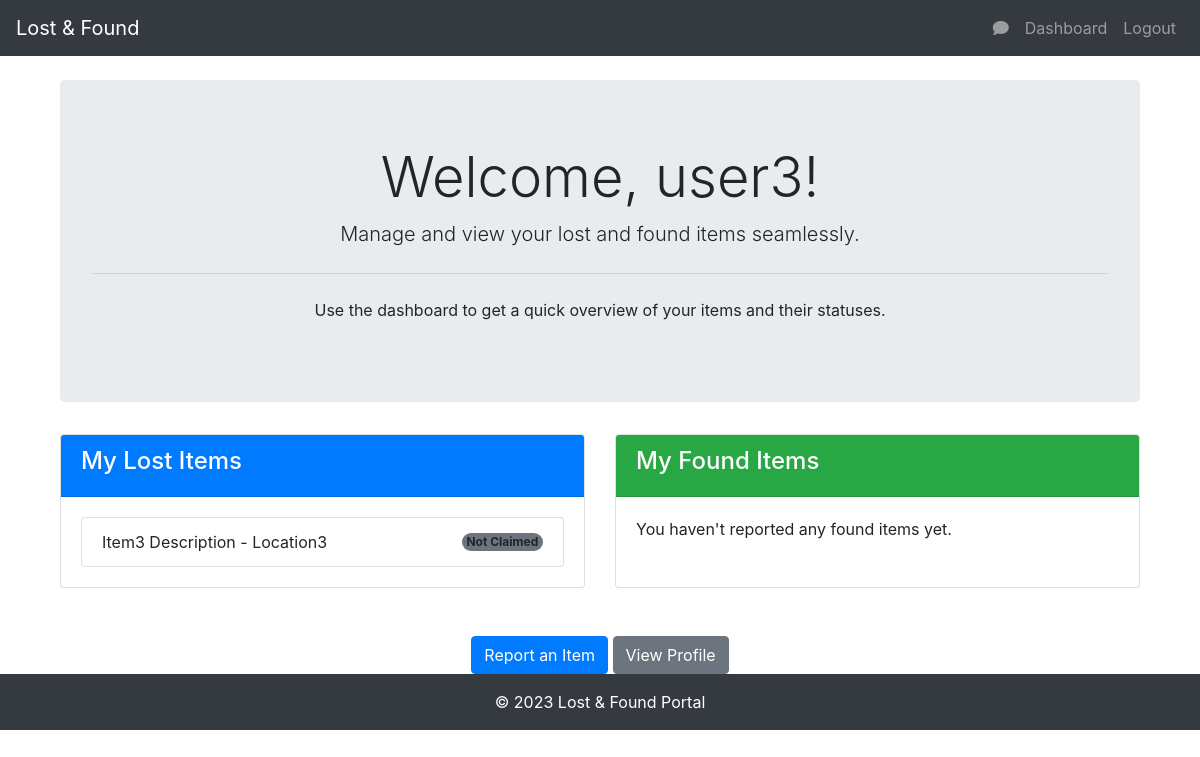
The page /dashboard (signed in) on the database its author committed.
### models.py (models this page shows, shortened)
class User(UserMixin, db.Model):
    id = db.Column(db.Integer, primary_key=True)
    first_name = db.Column(db.String(80), unique=False, nullable=False)
    last_name = db.Column(db.String(80), unique=False, nullable=False)
    username = db.Column(db.String(80), unique=True, nullable=False)
    created_at = db.Column(db.DateTime, default=datetime.utcnow)
    email = db.Column(db.String(120), unique=True, nullable=False, index=True, info={'unique_constraint': 'uq_email'})
    phone = db.Column(db.String(20), unique=True, nullable=False)
    password = db.Column(db.String(128), nullable=False)
    is_admin = db.Column(db.Boolean, default=False)
    last_login = db.Column(db.DateTime, nullable=True)
    email_verified = db.Column(db.Boolean, nullable=False, default=False)
    items = db.relationship('Item', backref='reporter', lazy=True)
    profile_visibility = db.Column(db.String(50), default='public', nullable=False)
    sent_messages = db.relationship('Message', foreign_keys='Message.sender_id', backref='sender', lazy='dynamic')
    received_messages = db.relationship('Message', foreign_keys='Message.receiver_id', backref='receiver',
                                        lazy='dynamic')
    claims = db.relationship('Claim', back_populates='user')
    PROFILE_VISIBILITY_CHOICES = ['public', 'private']

class Item(db.Model):
    id = db.Column(db.Integer, primary_key=True)
    name = db.Column(db.String(100), nullable=False, index=True)  # Added index
    description = db.Column(db.String(300), nullable=False, index=True)  # Added index
    category = db.Column(db.String(100), nullable=False, index=True)  # Added index
    location = db.Column(db.String(200), nullable=False, index=True)  # Added index
    time = db.Column(db.DateTime, nullable=False, default=datetime.utcnow)
    created_at = db.Column(db.DateTime, nullable=False, default=datetime.utcnow)
    type = db.Column(db.String(10), nullable=False, index=True)  # This will store values "lost" or "found"
    image_file = db.Column(db.String(20), nullable=True, default='default.jpg')
    user_id = db.Column(db.Integer, db.ForeignKey('user.id'), nullable=False)
    claims = db.relationship('Claim', back_populates='item')

### app.py (the view)
@app.route("/dashboard")
@login_required
def dashboard():
    lost_items = Item.query.filter_by(user_id=current_user.id, type='lost').all()
    found_items = Item.query.filter_by(user_id=current_user.id, type='found').all()
    lost_items_with_status = {}
    found_items_with_status = {}
    for item in lost_items:
        claim = Claim.query.filter_by(item_id=item.id).first()
        status = claim.status if claim else "Not Claimed"
        lost_items_with_status[item] = status
    for item in found_items:
        claim = Claim.query.filter_by(item_id=item.id).first()
        status = claim.status if claim else "Not Claimed"
        found_items_with_status[item] = status
    return render_template(
        'dashboard.html',
        lost_items_with_status=lost_items_with_status,
        found_items_with_status=found_items_with_status
    )

### app.py (called while the page is built)
@app.before_request
def make_session_permanent():
    session.permanent = True
    app.permanent_session_lifetime = timedelta(minutes=15)
    session.modified = True

@login_manager.user_loader
def load_user(user_id):
    return User.query.get(int(user_id))

@app.before_request
def before_request():
    if current_user.is_authenticated:
        g.unread_messages_count = Message.query.filter_by(receiver_id=current_user.id, is_read=False).count()
    else:
        g.unread_messages_count = 0

@app.context_processor
def inject_unread_messages_count():
    if current_user.is_authenticated:
        unread_messages_count = Message.query.filter_by(receiver_id=current_user.id, is_read=False).count()
    else:
        unread_messages_count = 0
    return dict(unread_messages_count=unread_messages_count)

### templates/dashboard.html (shortened to what this page needs)
{% extends "base.html" %}
{% block content %}
<div class="container mt-4">
    <div class="jumbotron text-center">
        <h1 class="display-4">Welcome, {{ current_user.username }}!</h1>
        <p class="lead">Manage and view your lost and found items seamlessly.</p>
        <hr class="my-4">
        <p>Use the dashboard to get a quick overview of your items and their statuses.</p>
    </div>
    <div class="row">
        <div class="col-md-6 mb-4">
            <div class="card h-100">
                <div class="card-header bg-primary text-white">
                    <h4> My Lost Items</h4>
                </div>
                <div class="card-body">
                    {% if lost_items_with_status %}
                    <ul class="list-group">
                        {% for item, status in lost_items_with_status.items() %}
                        <li class="list-group-item d-flex justify-content-between align-items-center">
                            {{ item.description }} - {{ item.location }}
                            <span class="badge bg-secondary rounded-pill">{{ status }}</span>
                        </li>
                        {% endfor %}
                    </ul>
                    {% else %}
                    <p>You haven't reported any lost items yet.</p>
                    {% endif %}
                </div>
            </div>
        </div>
        <div class="col-md-6 mb-4">
            <div class="card h-100">
                <div class="card-header bg-success text-white">
                    <h4> My Found Items</h4>
                </div>
                <div class="card-body">
                    {% if found_items_with_status %}
                    <ul class="list-group">
                        {% for item, status in found_items_with_status.items() %}
                        <li class="list-group-item d-flex justify-content-between align-items-center">
                            {{ item.description }} - {{ item.location }}
                            <span class="badge bg-secondary rounded-pill">{{ status }}</span>
                        </li>
                        {% endfor %}
                    </ul>
                    {% else %}
                    <p>You haven't reported any found items yet.</p>
                    {% endif %}
                </div>
            </div>
        </div>
    </div>
    <div class="text-center mt-4">
        <a href="{{ url_for('report_item') }}" class="btn btn-primary"> Report an Item</a>
        <a href="{{ url_for('profile') }}" class="btn btn-secondary"> View Profile</a>
    </div>
</div>
{% endblock %}

### rows shown on the page
User: username "user3"
Item: description "Item3 Description", location "Location3", status "Not Claimed"
